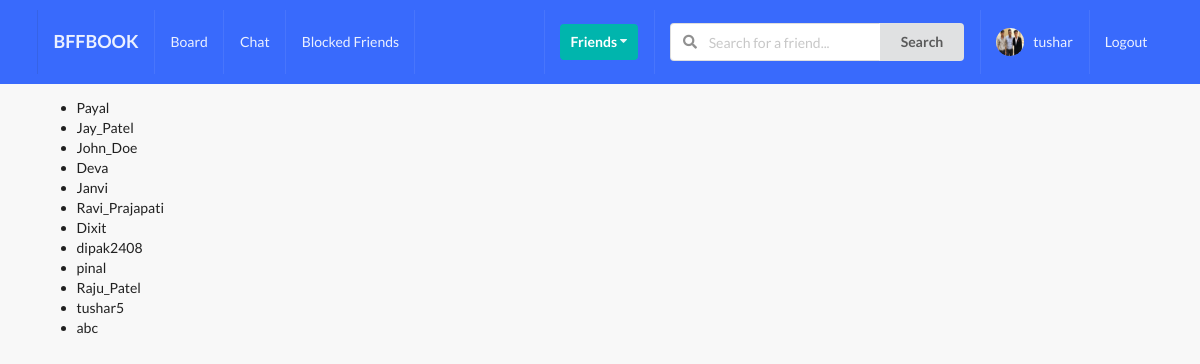
Page /profile/invite_profiles/ (signed in) on the committed database.
### profiles/models.py (models this page shows, shortened)
class Profile(models.Model):
	first_name = models.CharField(max_length = 200, blank=True)
	last_name = models.CharField(max_length = 200, blank=True)
	user = models.OneToOneField(User, on_delete=models.CASCADE)
	bio = models.TextField(max_length = 300, default="No Bio..")
	email = models.EmailField()
	coutry = models.CharField(max_length = 200, blank=True)
	avtar = models.ImageField(default = 'avtar/avtar.jpg', upload_to='avtar/')
	friends = models.ManyToManyField(User, blank=True, related_name='friends')
	blocked_users = models.ManyToManyField(User, blank=True, related_name='blocked_users')
	slug = models.SlugField(unique = True, blank=True)
	updated = models.DateTimeField(auto_now = True)
	created = models.DateTimeField(auto_now_add = True)
	objects = ProfileManager()
	def __str__(self):
		return f"{self.user.username}"
	__initial_first_name = None
	__initial_last_name = None
	def __init__(self, *args, **kwargs):
		super().__init__(*args, **kwargs)
		self.__initial_first_name = self.first_name
		self.__initial_last_name = self.last_name

### profiles/views.py (the view)
# urls.py: path('invite_profiles/', invite_profile_list_view, name='invite_profiles'),
@login_required
def invite_profile_list_view(request):
	user = request.user
	obj = Profile.objects.get_all_profiles_to_invite(user)
	context = {
	'obj' : obj
	}
	return render(request, 'profiles/invite_profile_list.html', context)

### profiles/context_processor.py (called while the page is built)
def profile_pic(request):
	if request.user.is_authenticated:
		profile = Profile.objects.get(user = request.user)
		picture = profile.avtar
		return {'picture': picture}
	return {}

def get_counter(request):
	if request.user.is_authenticated:
		profile = Profile.objects.get(user = request.user)
		count = Relationship.objects.get_invitation(profile).count()
		return {'count': count}
	return {}

### profiles/models.py (called while the page is built)
	def get_all_profiles_to_invite(self, sender):
		profiles = Profile.objects.all().exclude(user = sender)
		profile = Profile.objects.get(user = sender)
		qs = Relationship.objects.filter(Q(sender = profile) | Q(receiver = profile))
		accepted = set([])
		for rel in qs:
			if rel.status == 'received':
				accepted.add(rel.receiver)
				accepted.add(rel.sender)
		available = [profile for profile in profiles if profile not in accepted]
		return available

	def get_invitation(self, receiver):
		obj = Relationship.objects.filter(status = 'send', receiver=receiver)
		return obj

### profiles/templates/profiles/invite_profile_list.html (shortened to what this page needs)
{% extends 'base.html' %}
{% block content %}
<ul>
	{% for qs in obj %}
		<li>
			{{qs}}
		</li>
	{% endfor %}
</ul>
{% endblock content %}

### templates/main/navbar.html (shortened to what this page needs)
{% url 'posts:posts-home' as path_to_posts %}
{% url 'home-view' as path_to_home %}
{% url 'profiles:my-profile' as path_to_myprofile %}
{% url 'chat:chat-home' as path_to_chat %}
{% url 'profiles:block-friends' as path_to_block %}
<div class="ui inverted menu nav mb-7">
  <div class="ui container">
    <a href="{{path_to_posts}}" class="{% if request.path == path_to_home %}active{% endif %} item">
        <h3>BFFBOOK</h3>
    </a>
    {% if request.user.is_authenticated %}
    <a href="{{path_to_posts}}" class="{% if request.path == path_to_posts %}active{% endif %} item">
        Board
    </a>
    <a href="{{path_to_chat}}" class="{% if request.path == path_to_chat %}active{% endif %} item">
        Chat
    </a>
    <a href="{{path_to_block}}" class="{% if request.path == path_to_block %}active{% endif %} item">
        Blocked Friends
    </a>
    {% endif %}
    <div class="right menu">
        {% if request.user.is_authenticated %}
        <div class="item">
            <div class="ui floating dropdown icon button teal"> Friends
                <i class="dropdown icon"></i>
             </div>
        </div>
             <div class="item">
              <form action="{% url 'profiles:search' %}" method="GET">
                <div class="ui action left icon input">
                <input class="prompt" type="text" name='q' placeholder="Search for a friend...">
                <button type='submit' class="ui button">Search</button>
                </div>
            </form>
            </div>
            <a href="{{path_to_myprofile}}" class="{% if request.path == path_to_myprofile %}active{% endif %} item">
                <img class="ui avatar image" src="{{picture.url}}"> &nbsp;
                 {{ request.user }}
            </a>
            <a href="{% url 'account_logout' %}" class="ui item">
                Logout
            </a>
        {% else %}
        <a href="{% url 'account_login' %}" class="ui item">
                Login
            </a>
        {% endif %}
    </div>
  </div>
</div>

### static/style.css (style rules this page uses)
body { background: #F8F8F8 !important; }
.nav { border-radius: 0px !important; padding: 10px 0 10px 0 !important; background-color: #396afc !important; }
.mb-7 { margin-bottom: 7px !important; }

### rows in the picture
Profile: user.username "Payal"
Profile: user.username "Jay_Patel"
Profile: user.username "John_Doe"
Profile: user.username "Deva"
Profile: user.username "Janvi"
Profile: user.username "Ravi_Prajapati"
Profile: user.username "Dixit"
Profile: user.username "dipak2408"
Profile: user.username "pinal"
Profile: user.username "Raju_Patel"
Profile: user.username "tushar5"
Profile: user.username "abc"

### other values in the picture
{{ request.user }} "tushar"
